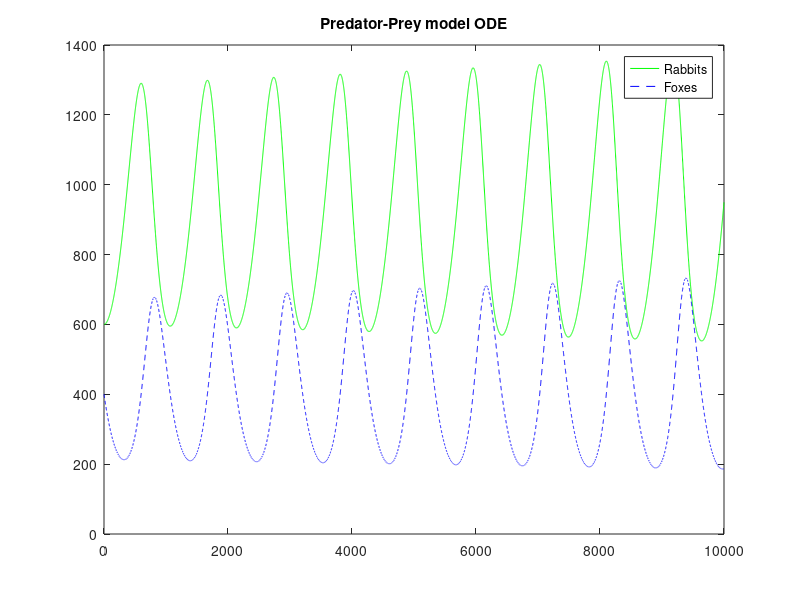

Write the MATLAB code that produced this figure.
clear all
clc

tic

dim = 10000;

% a=0.33; %Rabbit growth rate
% b=0.011; %Rabbit death coefficient
% c=0.008; %Fox growth coefficient
% d=0.85; %Fox death rate
% 
% 
% PopN=10000;
% 
% pt=0.4;

a=0.4; %Rabbit growth rate
b=0.001; %Rabbit death coefficient
c=0.001; %Fox growth coefficient
d=0.9; %Fox death rate
% Variables used as input in the ODE-solver
PopN=1000;
pt=0.4;

% initial value problem

RabbitInial=(1-pt)*PopN;
FoxesInial=pt*PopN;

T  = 0:dim;

x = RabbitInial;

y = FoxesInial;

dy = 0.;

dx = 0.;
dt = 1e-2;
% using simple eulers method

for i = 1:dim

dx(i) = dt*(a*x(i) - b*y(i)*x(i));
dy(i)= dt*(c*x(i)*y(i) - d*y(i));


x(i+1) = x(i)+dx(i);

y(i+1) = y(i)+dy(i);


end


figure(1)

plot(T,x,'g')

hold on 
plot(T,y,'--b')

legend('Rabbits','Foxes')
title('Predator-Prey model ODE')
toc

